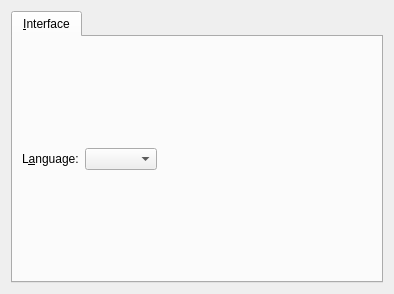
<?xml version="1.0" encoding="UTF-8"?>
<ui version="4.0">
 <class>PrefInterfaceWidget</class>
 <widget class="QWidget" name="PrefInterfaceWidget">
  <property name="geometry">
   <rect>
    <x>0</x>
    <y>0</y>
    <width>394</width>
    <height>294</height>
   </rect>
  </property>
  <property name="windowTitle">
   <string>Interface</string>
  </property>
  <property name="windowIcon">
   <iconset theme="preferences-desktop-theme"/>
  </property>
  <layout class="QGridLayout" name="PrefInterfaceWidgetGridLayout">
   <item row="0" column="0">
    <widget class="QTabWidget" name="tabWidget">
     <property name="currentIndex">
      <number>0</number>
     </property>
     <widget class="QWidget" name="interfaceTab">
      <attribute name="title">
       <string>&amp;Interface</string>
      </attribute>
      <layout class="QGridLayout" name="gridLayout_2">
       <item row="0" column="0">
        <layout class="QHBoxLayout" name="horizontalLayout">
         <item>
          <widget class="QLabel" name="languageLabel">
           <property name="text">
            <string>L&amp;anguage:</string>
           </property>
           <property name="buddy">
            <cstring>languageComboBox</cstring>
           </property>
          </widget>
         </item>
         <item>
          <widget class="QComboBox" name="languageComboBox"/>
         </item>
        </layout>
       </item>
       <item row="0" column="1">
        <spacer name="horizontalSpacer">
         <property name="orientation">
          <enum>Qt::Horizontal</enum>
         </property>
         <property name="sizeHint" stdset="0">
          <size>
           <width>206</width>
           <height>20</height>
          </size>
         </property>
        </spacer>
       </item>
      </layout>
     </widget>
    </widget>
   </item>
  </layout>
 </widget>
 <resources/>
 <connections/>
</ui>
